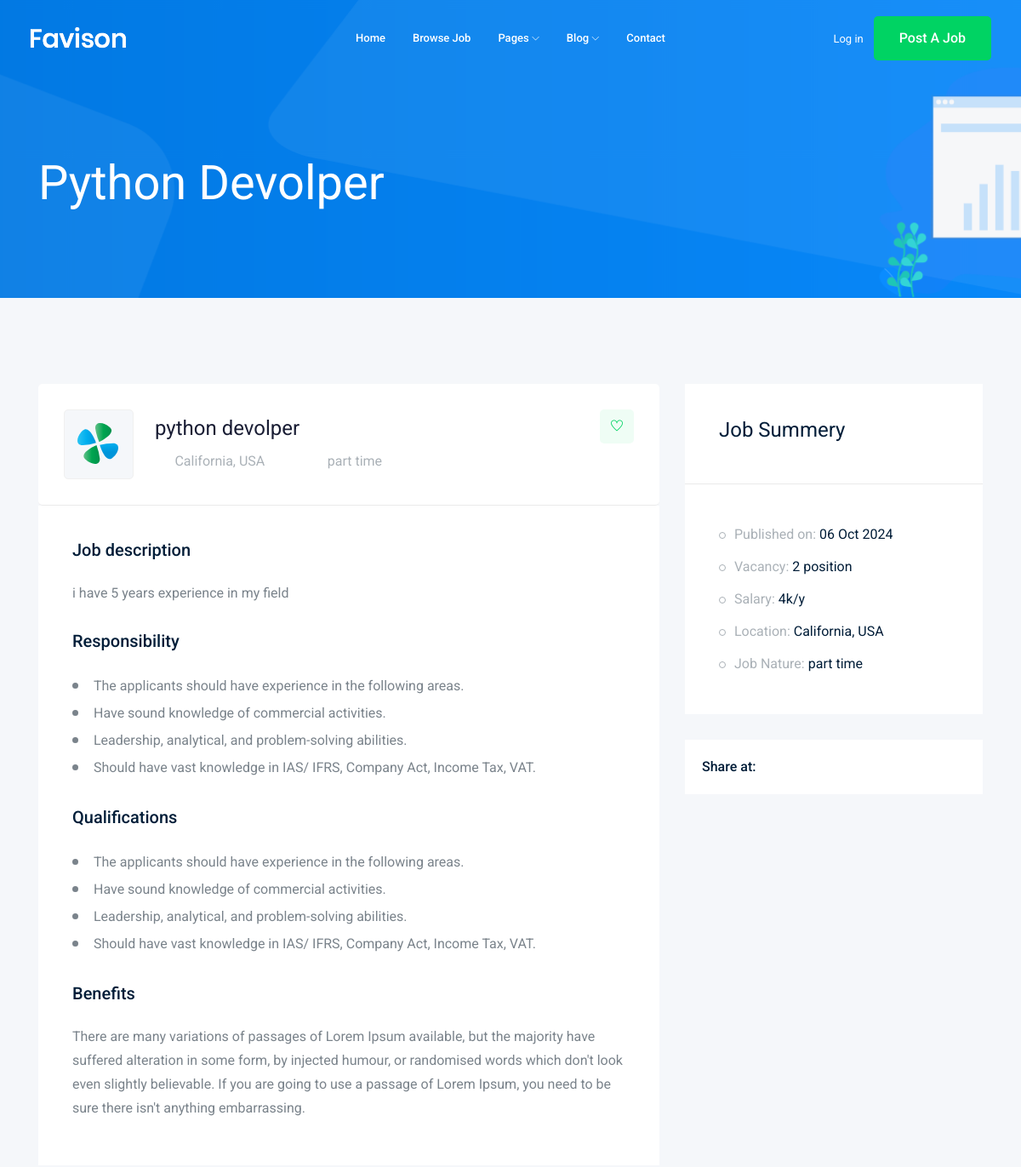
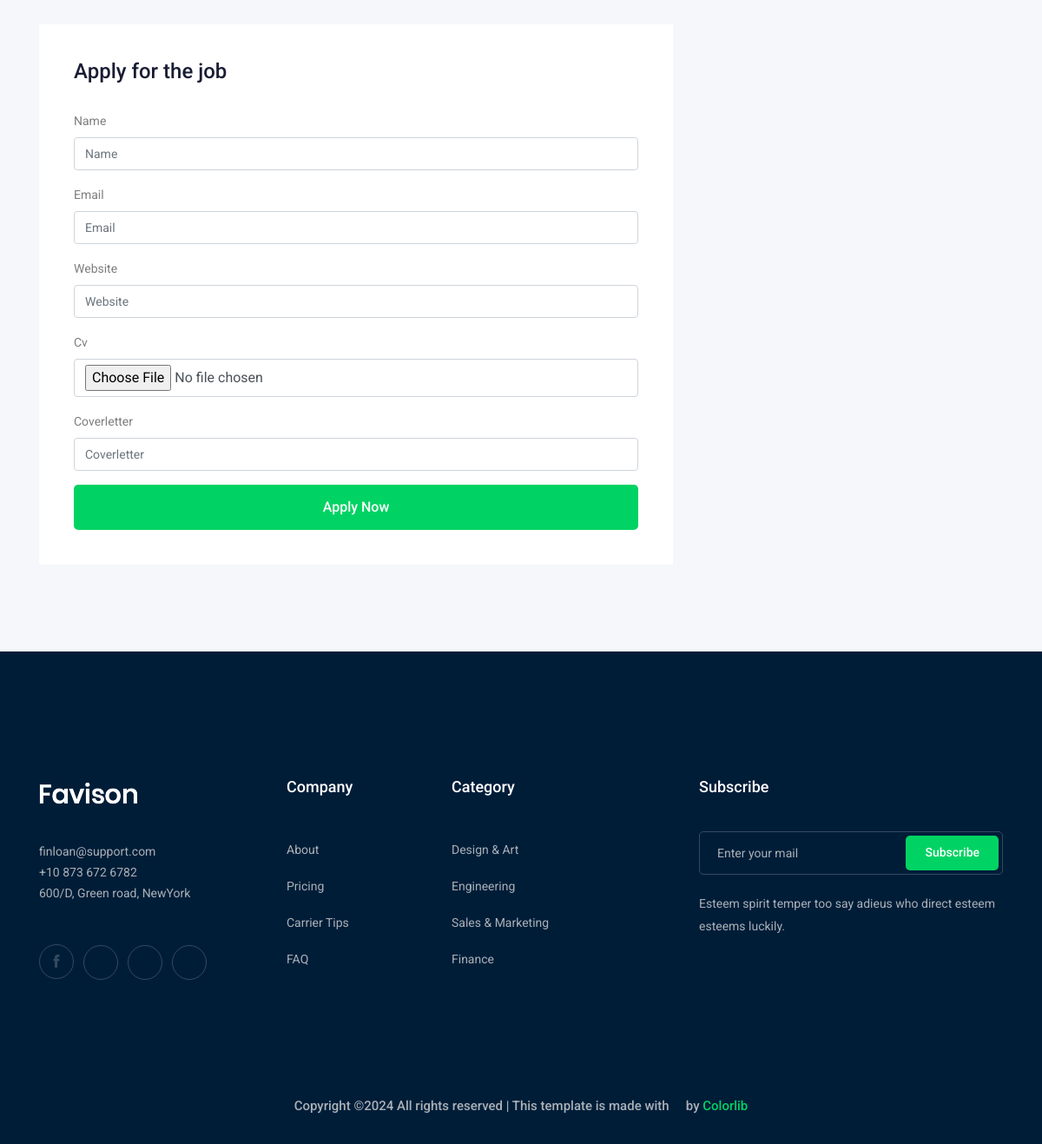
The page /job/python-devolper on the database its author committed (2 pictures, top to bottom).
### job/models.py (models this page shows, shortened)
class job(models.Model):
    title = models.CharField(max_length =20)
    job_type = models.CharField(max_length =20, choices = jobType)
    description = models.TextField(max_length=1000)
    published = models.DateTimeField(auto_now=True)
    Vacancy = models.IntegerField(default=1)
    salary = models.IntegerField(default=0)
    experience = models.IntegerField(default=1)
    category = models.ForeignKey('category', on_delete=models.CASCADE)
    image = models.ImageField(upload_to=upload_image)
    slug = models.SlugField(blank=True, null=True)
    def __str__(self) -> str:
        return self.title

### job/views.py (the view)
# urls.py: path('<str:slug>', views.job_details, name ='jobDetails'),
def job_details(request, slug):
    job_details = job.objects.get(slug=slug)
    if request.method == 'POST':
        form = apply_form(request.POST, request.FILES)
        if form.is_valid:
            form = form.save(commit=False)
            form.job = job_details
            form.save()
    else:
        form = apply_form()
    context = {'job_details':job_details, 'form1':form}
    return render(request,'job/job_details.html',context)

### job/form.py
class apply_form(forms.ModelForm):
    class Meta:
        model = apply
        fields = ['name','email','website','cv','coverletter']

### job/templates/job/job_details.html (shortened to what this page needs)
{% extends 'base.html' %}
{% load bootstrap5 %}
{% block body %}
    <div class="bradcam_area bradcam_bg_1">
        <div class="container">
            <div class="row">
                <div class="col-xl-12">
                    <div class="bradcam_text">
                        <h3>{{job_details}}</h3>
                    </div>
                </div>
            </div>
        </div>
    </div>
    <div class="job_details_area">
        <div class="container">
            <div class="row">
                <div class="col-lg-8">
                    <div class="job_details_header">
                        <div class="single_jobs white-bg d-flex justify-content-between">
                            <div class="jobs_left d-flex align-items-center">
                                <div class="thumb">
                                    <img src="img/svg_icon/1.svg" alt="">
                                </div>
                                <div class="jobs_conetent">
                                    <a href="#"><h4>{{job_details}}</h4></a>
                                    <div class="links_locat d-flex align-items-center">
                                        <div class="location">
                                            <p> <i class="fa fa-map-marker"></i> California, USA</p>
                                        </div>
                                        <div class="location">
                                            <p> <i class="fa fa-clock-o"></i> {{job_details.job_type}}</p>
                                        </div>
                                    </div>
                                </div>
                            </div>
                            <div class="jobs_right">
                                <div class="apply_now">
                                    <a class="heart_mark" href="#"> <i class="ti-heart"></i> </a>
                                </div>
                            </div>
                        </div>
                    </div>
                    <div class="descript_wrap white-bg">
                        <div class="single_wrap">
                            <h4>Job description</h4>
                            <p>{{ job_details.description }}</p>
                        </div>
                        <div class="single_wrap">
                            <h4>Responsibility</h4>
                            <ul>
                                <li>The applicants should have experience in the following areas.
                                </li>
                                <li>Have sound knowledge of commercial activities.</li>
                                <li>Leadership, analytical, and problem-solving abilities.</li>
                                <li>Should have vast knowledge in IAS/ IFRS, Company Act, Income Tax, VAT.</li>
                            </ul>
                        </div>
                        <div class="single_wrap">
                            <h4>Qualifications</h4>
                            <ul>
                                <li>The applicants should have experience in the following areas.
                                </li>
                                <li>Have sound knowledge of commercial activities.</li>
                                <li>Leadership, analytical, and problem-solving abilities.</li>
                                <li>Should have vast knowledge in IAS/ IFRS, Company Act, Income Tax, VAT.</li>
                            </ul>
                        </div>
                        <div class="single_wrap">
                            <h4>Benefits</h4>
                            <p>There are many variations of passages of Lorem Ipsum available, but the majority have suffered alteration in some form, by injected humour, or randomised words which don't look even slightly believable. If you are going to use a passage of Lorem Ipsum, you need to be sure there isn't anything embarrassing.</p>
                        </div>
                    </div>
                    <div class="apply_job_form white-bg">
                        <h4>Apply for the job</h4>
                        <form method='POST' enctype="multipart/form-data">
                            {% bootstrap_form form1 %}
                            {% buttons %}
                                <button class="boxed-btn3 w-100" type="submit">Apply Now</button>
                            {% endbuttons %}
                        </form>
                    </div>
                </div>
                <div class="col-lg-4">
                    <div class="job_sumary">
                        <div class="summery_header">
                            <h3>Job Summery</h3>
                        </div>
                        <div class="job_content">
                            <ul>
                                <li>Published on: <span>{{job_details.published|date:"d M o"}}</span></li>
                                <li>Vacancy: <span>{{job_details.Vacancy}} position </span></li>
                                <li>Salary: <span>{{job_details.salary}}k/y</span></li>
                                <li>Location: <span>California, USA</span></li>
                                <li>Job Nature: <span> {{job_details.job_type}}</span></li>
                            </ul>
                        </div>
                    </div>
                    <div class="share_wrap d-flex">
                        <span>Share at:</span>
                        <ul>
                            <li><a href="#"> <i class="fa fa-facebook"></i></a> </li>
                            <li><a href="#"> <i class="fa fa-google-plus"></i></a> </li>
                            <li><a href="#"> <i class="fa fa-twitter"></i></a> </li>
                            <li><a href="#"> <i class="fa fa-envelope"></i></a> </li>
                        </ul>
                    </div>
                    <div class="job_location_wrap">
                        <div class="job_lok_inner">
                            <div id="map" style="height: 200px;"></div>
                          </div>
                    </div>
                </div>
            </div>
        </div>
    </div>
{% endblock %}

### rows shown on the page
job: title "Python Devolper", title "python devolper", job_type "part time", description "i have 5 years experience in my field", published "06 Oct 2024", Vacancy "2", salary "4"
